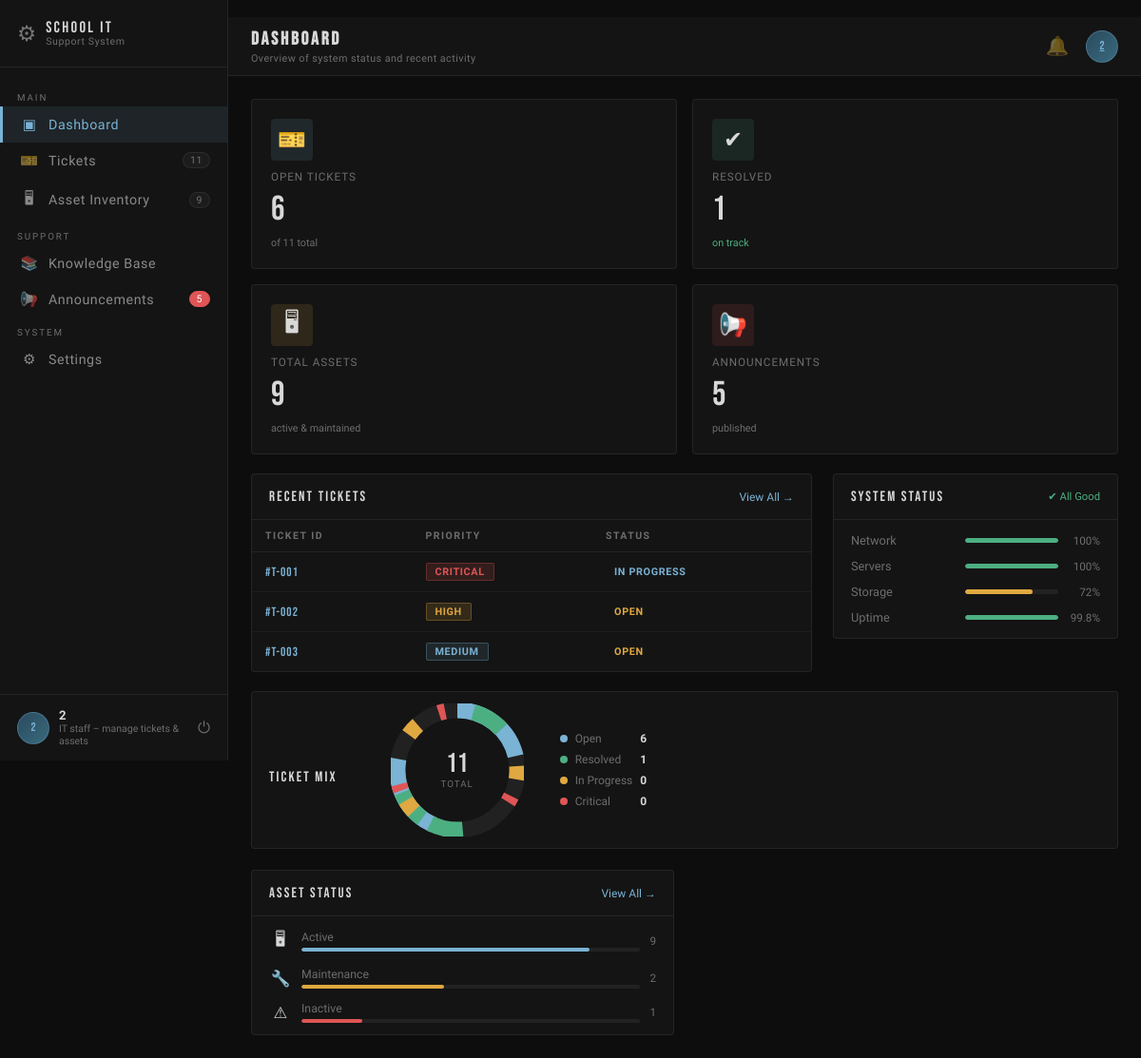
The page /dashboard (signed in) on the database its author committed.
### models.py (models this page shows, shortened)
class User(db.Model):
    __tablename__ = 'users'
    id            = db.Column(db.Integer, primary_key=True)
    username      = db.Column(db.String(80),  unique=True, nullable=False)
    email         = db.Column(db.String(120), unique=True, nullable=False)
    password_hash = db.Column(db.String(255), nullable=False)
    full_name     = db.Column(db.String(120), nullable=False)
    role_id       = db.Column(db.Integer, db.ForeignKey('roles.id'), nullable=False)
    department    = db.Column(db.String(100))
    phone         = db.Column(db.String(20))
    is_active     = db.Column(db.Boolean, default=True)
    last_login    = db.Column(db.DateTime)
    created_at    = db.Column(db.DateTime, default=datetime.utcnow)
    updated_at    = db.Column(db.DateTime, default=datetime.utcnow, onupdate=datetime.utcnow)
    role                = db.relationship('Role', back_populates='users')
    submitted_tickets   = db.relationship('Ticket', foreign_keys='Ticket.requester_id',   back_populates='requester',  lazy='dynamic')
    assigned_tickets    = db.relationship('Ticket', foreign_keys='Ticket.assigned_to_id', back_populates='assigned_to', lazy='dynamic')
    comments            = db.relationship('TicketComment',        back_populates='author',     lazy='dynamic')
    assets_assigned     = db.relationship('Asset',                back_populates='assigned_to', lazy='dynamic')
    maintenance_logs    = db.relationship('AssetMaintenance',     back_populates='performed_by', lazy='dynamic')
    kb_articles         = db.relationship('KnowledgeBaseArticle', back_populates='author',      lazy='dynamic')
    announcements       = db.relationship('Announcement',         back_populates='author',      lazy='dynamic')
    notifications       = db.relationship('Notification',         back_populates='user',        lazy='dynamic')
    audit_logs          = db.relationship('AuditLog',             back_populates='user',        lazy='dynamic')

class Role(db.Model):
    __tablename__ = 'roles'
    id          = db.Column(db.Integer, primary_key=True)
    name        = db.Column(db.String(50), unique=True, nullable=False)   # admin | it_staff | student
    description = db.Column(db.String(200))
    created_at  = db.Column(db.DateTime, default=datetime.utcnow)
    users = db.relationship('User', back_populates='role', lazy='dynamic')

### main.py (the view)
    @app.route('/dashboard')
    def dashboard():
        if 'user_id' not in session:
            return redirect(url_for('login'))
        from models import User
        user = User.query.get(session['user_id'])
        if user and user.role.name == 'student':
            return redirect(url_for('tickets_page'))
        from models import Ticket, Asset, Announcement
        stats = {
            'total_tickets': Ticket.query.count(),
            'open_tickets': Ticket.query.filter_by(status='open').count(),
            'resolved_tickets': Ticket.query.filter_by(status='resolved').count(),
            'users': User.query.count(),
            'assets': Asset.query.count(),
            'announcements': Announcement.query.filter_by(is_published=True).count()
        }
        return render_template('dashboard.html', stats=stats)

### templates/dashboard.html (shortened to what this page needs)
﻿{% extends 'base.html' %}
{% block extra_css %}
<link rel="stylesheet" href="{{ url_for('static', filename='css/dashboard.css') }}"/>
{% endblock %}
{% block page_heading %}Dashboard{% endblock %}
{% block page_sub %}Overview of system status and recent activity{% endblock %}
{% block content %}
<div class="stats-grid">
  <div class="stat-card" style="--delay: 0.05s;">
    <div class="stat-card__icon open">🎫</div>
    <div class="stat-label">Open Tickets</div>
    <div class="stat-val">{{ stats.open_tickets }}</div>
    <div class="stat-card__trend neutral">of {{ stats.total_tickets }} total</div>
  </div>
  <div class="stat-card" style="--delay: 0.1s;">
    <div class="stat-card__icon resolved">✔</div>
    <div class="stat-label">Resolved</div>
    <div class="stat-val">{{ stats.resolved_tickets }}</div>
    <div class="stat-card__trend up">on track</div>
  </div>
  <div class="stat-card" style="--delay: 0.15s;">
    <div class="stat-card__icon assets">🖥</div>
    <div class="stat-label">Total Assets</div>
    <div class="stat-val">{{ stats.assets }}</div>
    <div class="stat-card__trend neutral">active & maintained</div>
  </div>
  <div class="stat-card" style="--delay: 0.2s;">
    <div class="stat-card__icon critical">📢</div>
    <div class="stat-label">Announcements</div>
    <div class="stat-val">{{ stats.announcements }}</div>
    <div class="stat-card__trend neutral">published</div>
  </div>
</div>
<div class="mid-row">
  <div class="panel">
    <div class="panel__head">
      <span class="panel__title">Recent Tickets</span>
      <a href="{{ url_for('tickets_page') }}" class="panel__link">View All →</a>
    </div>
    {% if stats.total_tickets > 0 %}
      <div style="overflow-x: auto;">
        <table class="ticket-table">
          <thead>
            <tr>
              <th>Ticket ID</th>
              <th>Priority</th>
              <th>Status</th>
            </tr>
          </thead>
          <tbody>
            <tr>
              <td class="ticket-id">#T-001</td>
              <td><span class="badge critical">Critical</span></td>
              <td><span class="status in-progress">In Progress</span></td>
            </tr>
            <tr>
              <td class="ticket-id">#T-002</td>
              <td><span class="badge high">High</span></td>
              <td><span class="status open">Open</span></td>
            </tr>
            <tr>
              <td class="ticket-id">#T-003</td>
              <td><span class="badge medium">Medium</span></td>
              <td><span class="status open">Open</span></td>
            </tr>
          </tbody>
        </table>
      </div>
    {% endif %}
  </div>
  <div class="right-col">
    <div class="panel">
      <div class="panel__head">
        <span class="panel__title">System Status</span>
        <span class="all-good">✔ All Good</span>
      </div>
      <ul class="status-list">
        <li class="status-item">
          <span class="status-name">Network</span>
          <div class="status-bar-wrap"><div class="status-bar" style="--pct: 100%; --clr: #4caf82;"></div></div>
          <span class="status-pct">100%</span>
        </li>
        <li class="status-item">
          <span class="status-name">Servers</span>
          <div class="status-bar-wrap"><div class="status-bar" style="--pct: 100%; --clr: #4caf82;"></div></div>
          <span class="status-pct">100%</span>
        </li>
        <li class="status-item">
          <span class="status-name">Storage</span>
          <div class="status-bar-wrap"><div class="status-bar" style="--pct: 72%; --clr: #e0a840;"></div></div>
          <span class="status-pct">72%</span>
        </li>
        <li class="status-item">
          <span class="status-name">Uptime</span>
          <div class="status-bar-wrap"><div class="status-bar" style="--pct: 99.8%; --clr: #4caf82;"></div></div>
          <span class="status-pct">99.8%</span>
        </li>
      </ul>
    </div>
  </div>
</div>
<div class="bottom-row">
  <div class="panel chart-panel">
    <div class="panel__head" style="border-bottom: none; padding-bottom: 0;">
      <span class="panel__title">Ticket Mix</span>
    </div>
    <div class="donut-wrap">
      <div class="donut-center">
        <span class="donut-total">{{ stats.total_tickets }}</span>
        <span class="donut-sub">TOTAL</span>
      </div>
    </div>
    <ul class="legend">
      <li><span class="dot" style="background: #7ab3d4;"></span> Open <strong>{{ stats.open_tickets }}</strong></li>
      <li><span class="dot" style="background: #4caf82;"></span> Resolved <strong>{{ stats.resolved_tickets }}</strong></li>
      <li><span class="dot" style="background: #e0a840;"></span> In Progress <strong>0</strong></li>
      <li><span class="dot" style="background: #e05555;"></span> Critical <strong>0</strong></li>
    </ul>
  </div>
  <div class="panel">
    <div class="panel__head">
      <span class="panel__title">Asset Status</span>
      <a href="{{ url_for('assets_page') }}" class="panel__link">View All →</a>
    </div>
    <ul class="asset-list">
      <li class="asset-row">
        <span class="asset-icon">🖥</span>
        <div class="asset-info">
          <span class="asset-name">Active</span>
          <div class="asset-bar-wrap"><div class="asset-bar" style="--w: 85%;"></div></div>
        </div>
        <span class="asset-count">{{ stats.assets | int }}</span>
      </li>
      <li class="asset-row">
        <span class="asset-icon">🔧</span>
        <div class="asset-info">
          <span class="asset-name">Maintenance</span>
          <div class="asset-bar-wrap"><div class="asset-bar" style="--w: 42%; background: #e0a840;"></div></div>
        </div>
        <span class="asset-count">2</span>
      </li>
      <li class="asset-row">
        <span class="asset-icon">⚠</span>
        <div class="asset-info">
          <span class="asset-name">Inactive</span>
          <div class="asset-bar-wrap"><div class="asset-bar" style="--w: 18%; background: #e05555;"></div></div>
        </div>
        <span class="asset-count">1</span>
      </li>
    </ul>
  </div>
</div>
{% endblock %}

### templates/base.html (shortened to what this page needs)
<!DOCTYPE html>
<html lang="en">
<head>
  <link rel="stylesheet" href="{{ url_for('static', filename='css/pages.css') }}"/>
  {% block extra_css %}{% endblock %}
</head>
<body>
<aside class="sidebar" id="sidebar">
  <div class="sidebar__brand"><span class="brand-gear">⚙</span><div class="brand-text"><span class="brand-title">SCHOOL IT</span><span class="brand-sub">Support System</span></div></div>
  <nav class="sidebar__nav">
    <p class="nav-section-label">MAIN</p>
    {% if current_user and current_user.role.name != 'student' %}
    <a href="{{ url_for('dashboard') }}" class="nav-item{% if request.path == url_for('dashboard') %} active{% endif %}"><span class="nav-icon">▣</span> Dashboard</a>
    {% endif %}
    <a href="{{ url_for('tickets_page') }}" class="nav-item{% if request.path.startswith('/tickets') %} active{% endif %}"><span class="nav-icon">🎫</span> Tickets{% if ticket_count %}<span class="nav-badge">{{ ticket_count }}</span>{% endif %}</a>
    {% if current_user and current_user.role.name != 'student' %}
    <a href="{{ url_for('assets_page') }}" class="nav-item{% if request.path.startswith('/assets') %} active{% endif %}"><span class="nav-icon">🖥</span> Asset Inventory{% if asset_count %}<span class="nav-badge">{{ asset_count }}</span>{% endif %}</a>
    {% endif %}
    <p class="nav-section-label">SUPPORT</p>
    <a href="{{ url_for('kb_page') }}" class="nav-item{% if request.path.startswith('/kb') %} active{% endif %}"><span class="nav-icon">📚</span> Knowledge Base</a>
    <a href="{{ url_for('announcements_page') }}" class="nav-item{% if request.path.startswith('/announcements') %} active{% endif %}"><span class="nav-icon">📢</span> Announcements{% if announcement_count %}<span class="nav-badge new">{{ announcement_count }}</span>{% endif %}</a>
    <p class="nav-section-label">SYSTEM</p>
    {% if current_user and current_user.role.name != 'student' %}
    <a href="#" class="nav-item"><span class="nav-icon">⚙</span> Settings</a>
    {% endif %}
  </nav>
  <div class="sidebar__footer">
    <div class="user-avatar">{{ current_user.username[:2].upper() if current_user }}</div>
    <div class="user-meta"><span class="user-name">{{ current_user.full_name if current_user }}</span><span class="user-role">{{ current_user.role.description if current_user and current_user.role }}</span></div>
    <a href="{{ url_for('logout_page') }}" class="logout-btn">⏻</a>
  </div>
</aside>
<div class="main">
  <header class="topbar">
    <div class="topbar__left"><h2 class="page-heading">{% block page_heading %}{% endblock %}</h2><span class="page-sub">{% block page_sub %}{% endblock %}</span></div>
    <div class="topbar__right">
      <div class="notifications-container" id="notificationsContainer">
        <button class="notifications-bell" id="notificationsBell" onclick="toggleNotifications()">
          🔔
        </button>
      </div>
      <a href="{{ url_for('profile_page') }}" class="topbar-avatar" title="Profile">{{ current_user.username[:2].upper() if current_user }}</a>
    </div>
  </header>
  <div class="page-content">
    {% block content %}{% endblock %}
  </div>
</div>
</body>
</html>

### rows shown on the page
User: username "2", full_name "2"
Role: role "IT staff – manage tickets & assets"

### other values the page prints
{{ ticket_count }} "11"
{{ asset_count }} "9"
{{ announcement_count }} "5"
{{ stats.open_tickets }} "6"
{{ stats.total_tickets }} "11"
{{ stats.resolved_tickets }} "1"
{{ stats.assets }} "9"
{{ stats.announcements }} "5"
{{ stats.assets | int }} "9"
